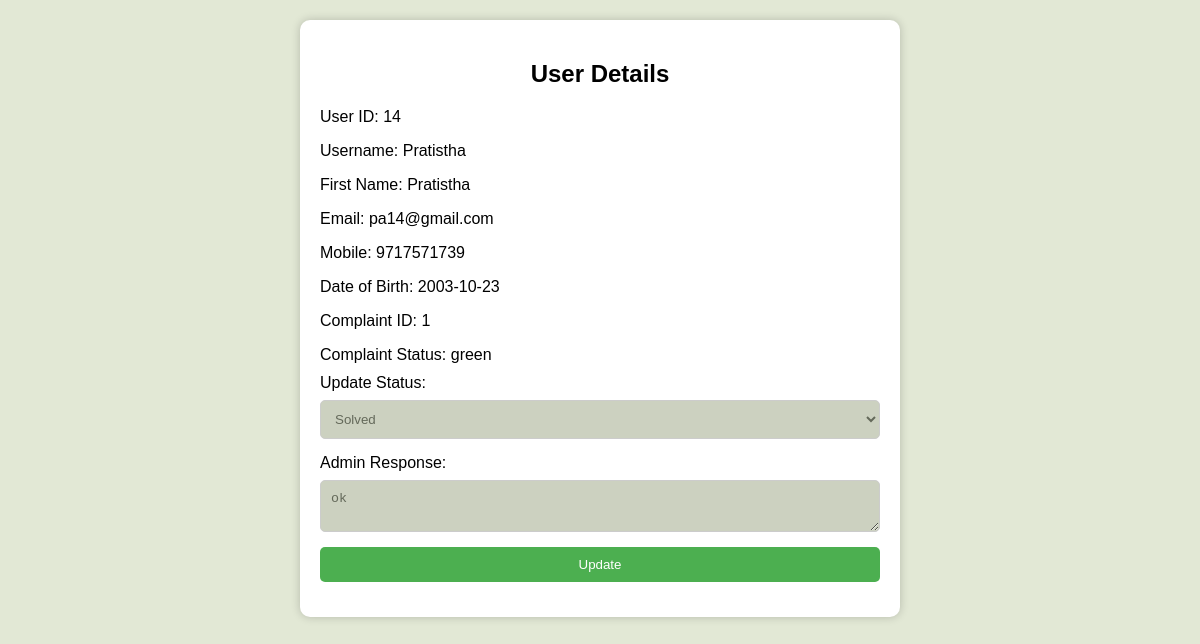
/viewuserdetails.php?user_id=14&complaint_id=1 (signed in), run on the app's committed database.
### tables this page shows
CREATE TABLE Users (
  user_id int(11) NOT NULL,
  username varchar(50) NOT NULL,
  password varchar(255) NOT NULL,
  name_id int(11) DEFAULT NULL,
  email_id int(11) DEFAULT NULL,
  mobile_id int(11) DEFAULT NULL,
  profile_pic_id int(11) DEFAULT NULL
);

CREATE TABLE Name (
  name_id int(11) NOT NULL,
  first_name varchar(255) NOT NULL,
  middle_name varchar(255) DEFAULT NULL,
  last_name varchar(255) DEFAULT NULL
);

CREATE TABLE Email (
  email_id int(11) NOT NULL,
  email_address varchar(255) NOT NULL
);

CREATE TABLE Mobile (
  mobile_id int(11) NOT NULL,
  mobile_number varchar(20) NOT NULL
);

CREATE TABLE UserDetails (
  user_id int(11) NOT NULL,
  date_of_birth date DEFAULT NULL,
  last_login timestamp NOT NULL DEFAULT current_timestamp() ON UPDATE current_timestamp()
);

CREATE TABLE Complaints (
  complaint_id int(11) NOT NULL,
  user_id int(11) DEFAULT NULL,
  complaint_text longtext DEFAULT NULL,
  photo_path varchar(255) DEFAULT NULL,
  complaint_date timestamp NOT NULL DEFAULT current_timestamp(),
  complaint_status varchar(255) DEFAULT NULL,
  response varchar(255) NOT NULL
);

### viewuserdetails.php (the view, shortened to what this page needs)
<?php
include 'connection.php';
$complaint_id = $_GET['complaint_id'];
$query = "SELECT u.user_id, u.username, n.first_name, n.middle_name, n.last_name, e.email_address, m.mobile_number, ud.date_of_birth, c.response, c.complaint_status
FROM Users u
JOIN Name n ON u.name_id = n.name_id
JOIN Email e ON u.email_id = e.email_id
JOIN Mobile m ON u.mobile_id = m.mobile_id
LEFT JOIN UserDetails ud ON u.user_id = ud.user_id
JOIN Complaints c ON u.user_id = c.user_id
WHERE c.complaint_id = ?";
$stmt = $conn->prepare($query);
$stmt->bind_param("i", $complaint_id);
if (!$stmt->execute()) {
    die("Error executing user details query: " . $stmt->error);
}
$userResult = $stmt->get_result();
$user = $userResult->fetch_assoc();
$complaintInfoQuery = "SELECT complaint_status, response FROM Complaints WHERE complaint_id = ?";
$complaintInfoStmt = $conn->prepare($complaintInfoQuery);
$complaintInfoStmt->bind_param("i", $complaint_id);
if (!$complaintInfoStmt->execute()) {
    die("Error executing complaint info query: " . $complaintInfoStmt->error);
}
$complaintInfoResult = $complaintInfoStmt->get_result();
$complaintInfo = $complaintInfoResult->fetch_assoc();
$complaintStatus = $complaintInfo['complaint_status'];
$response = $complaintInfo['response'];
echo '
<!DOCTYPE html>
<html lang="en">
<head>
    <meta charset="UTF-8">
    <meta name="viewport" content="width=device-width, initial-scale=1.0">
    <title>User Details - Complaint Page</title>
    <style>
        body {
            font-family: Arial, sans-serif;
            background-color: #e2e8d5;
            margin: 0;
            padding: 0;
            box-sizing: border-box;
            color: black;
        }
        .container {
            max-width: 600px;
            margin: 20px auto;
            background-color: white;
            border-radius: 10px;
            box-shadow: 0 0 10px rgba(0, 0, 0, 0.2);
            padding: 20px;
            box-sizing: border-box;
        }
        h2 {
            text-align: center;
        }
        p {
            margin-bottom: 10px;
        }
        form {
            display: flex;
            flex-direction: column;
        }
        label {
            margin-bottom: 8px;
        }
        select,
        button,
        textarea {
            padding: 10px;
            margin-bottom: 15px;
            border: 1px solid #ccc;
            border-radius: 5px;
            box-sizing: border-box;
            background-color: #ccd1c0; /* Match the background color */
            color:#64695a ;
        }
        select {
            width: 100%;
        }
        button {
            background-color: #4caf50;
            color: white;
            border: none;
            cursor: pointer;
        }
        button:hover {
            background-color: #c6d461;
        }
        .success-message {
            background-color: #c6d461;
            color: white;
            padding: 10px;
            border-radius: 5px;
            text-align: center;
        }
    </style>
</head>
<body>
    <div class="container">
        <h2>User Details</h2>
        <p>User ID: ' . $user['user_id'] . '</p>
        <p>Username: ' . $user['username'] . '</p>
        <p>First Name: ' . $user['first_name'] . '</p>
        <p>Email: ' . $user['email_address'] . '</p>
        <p>Mobile: ' . $user['mobile_number'] . '</p>
        <p>Date of Birth: ' . $user['date_of_birth'] . '</p>
        <p>Complaint ID: ' . $complaint_id . '</p>
        <p>Complaint Status: ' . $complaintStatus . '</p>';
echo '
        <form action="" method="post">
            <label for="status">Update Status:</label>
            <select name="status" id="status">
                <option value="red" ' . ($complaintStatus == "red" ? 'selected' : '') . '>Not Checked</option>
                <option value="yellow" ' . ($complaintStatus == "yellow" ? 'selected' : '') . '>Checked, Not Solved</option>
                <option value="green" ' . ($complaintStatus == "green" ? 'selected' : '') . '>Solved</option>
            </select>
            <label for="response">Admin Response:</label>
            <textarea id="response" name="response" placeholder="Enter admin response">' . $response . '</textarea>
            <button type="submit">Update</button>
        </form>
    </div>
</body>
</html>';

### viewuserdetails.php (style rules this page uses)
body { font-family: Arial, sans-serif; background-color: #e2e8d5; margin: 0; padding: 0; box-sizing: border-box; color: black; }
.container { max-width: 600px; margin: 20px auto; background-color: white; border-radius: 10px; box-shadow: 0 0 10px rgba(0, 0, 0, 0.2); padding: 20px; box-sizing: border-box; }
h2 { text-align: center; }
p { margin-bottom: 10px; }
form { display: flex; flex-direction: column; }
label { margin-bottom: 8px; }
select, button, textarea { padding: 10px; margin-bottom: 15px; border: 1px solid #ccc; border-radius: 5px; box-sizing: border-box; background-color: #ccd1c0; color:#64695a ; }
select { width: 100%; }
button { background-color: #4caf50; color: white; border: none; cursor: pointer; }

### data on the page
users: user_id "14", username "Pratistha", name.first_name "Pratistha", email.email_address "pa14@gmail.com", mobile.mobile_number "9717571739", userdetails.date_of_birth "2003-10-23"
complaints: complaint_status "green", status "Solved", response "ok"

### other printed values
$complaint_id "1"
